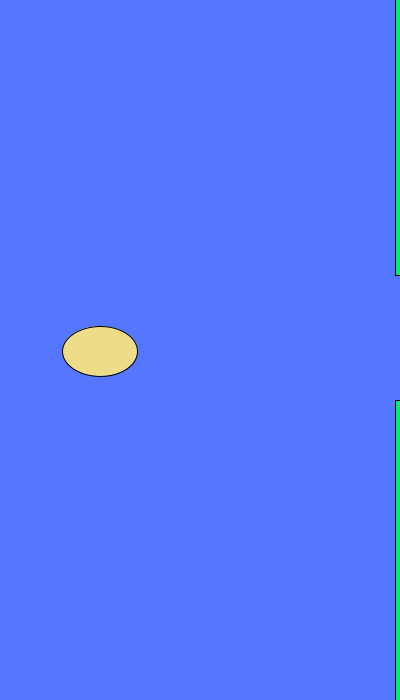
Frame 1 (no input)
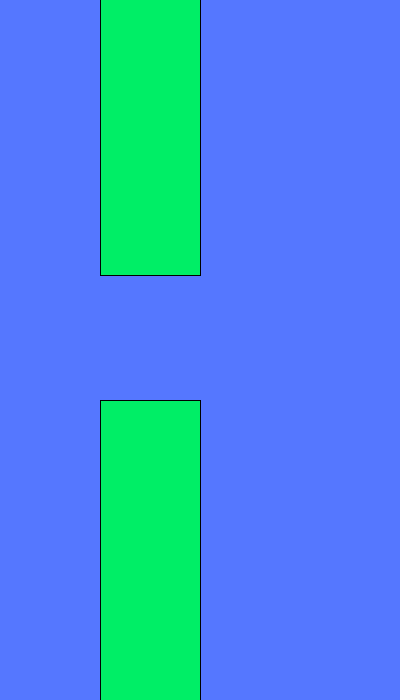
Frame 60 (the mouse pressed at the canvas centre just before this capture)
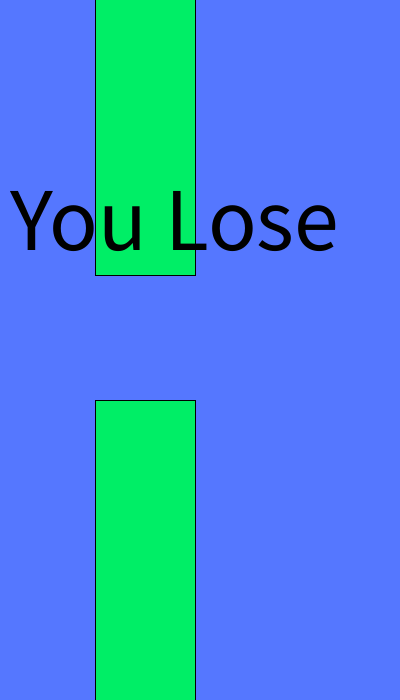
Frame 120 (the mouse held since frame 60 and released just before this capture)

The Processing sketch that drew these frames (run headless with seeded random() and noise(); from frame 60 on, the mouse is pressed at the canvas centre):

// Processing sketch: FlappyBrid
// ── FlappyBrid.pde
int x = 100;
int XX = 400;
float YY = 400;
float y = 350;
float birdYVelocity = 0;
float gravity = 1;
void setup(){
size(400,700);
}
void draw(){
  float YY2= YY-525;
  background(85,119,255);
birdYVelocity= birdYVelocity+gravity;
y+= birdYVelocity;
XX = XX-5;
fill(238,221,136);
ellipse(x,y,75,50);
fill(000,238,102);
rect(XX,YY, 100,400);
fill(000,238,102);
rect(XX,YY2, 100,400);
if(XX<-99){
XX=400;
YY = random(300,600);
}
if(x>XX && x < XX+100 && y >YY){
fill(0,0,0);
text("You Lose", 10, 250);
textSize(90);
XX=XX+5;
}if(x>XX && x < XX+100 && y>YY2 && y<YY2+400){
fill(100,100,100);
text("You Lose", 10, 250);
textSize(90);
XX=XX+5;
}
}void mousePressed(){
birdYVelocity=-12;
}
